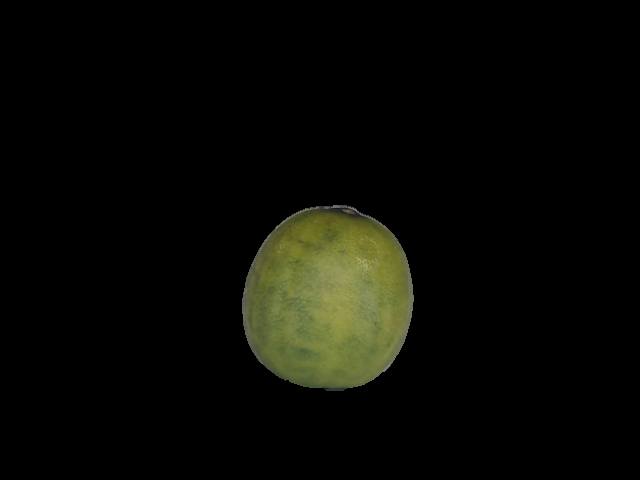
#> input picture Groundtruth/si0.png, 640 x 480 px, found by its file name
$ jupyter execute --allow-errors Eigenlemons.ipynb
#> lines starting #> are read from the running program, lines starting #| are printed output that depends on the picture
#> further down, img is the input picture: shape (480, 640, 3); mean B, G, R 5, 9.8, 9.2
# Eigenlimones

## Primera parte

Generar todas las gráficas de eigenvalores para las imágenes de la dataset

[cell 1]
# Importar las librerías necesarias
import cv2 as cv
import numpy as np
import matplotlib.pyplot as plt
from sklearn.neighbors import KNeighborsClassifier
import os
import glob
import pandas as pd

[cell 2]
# Establecemos el tamaño que tendrán las gráficas
plt.rcParams['figure.figsize'] = (10,8)

Para todas las imágenes de la base de datos se deben obtener los eigenvalores y su gráfica.

Estos son los pasos a seguir

1. Leer todas las imágenes
2. Hacer cuadradas las imágenes y reducir el tamaño
3. Convertir a escala de grises
4. Estandarizar todos los valores
5. Obtener los eigenvalores y descartar las partes imaginarias
6. Generar la gráfica
7. Guardar la gráfica

Primero se escriben todas las funciones para obtener los datos, es decir, las funciones para leer, convertir color, cambiar tamaño, entre otras.

[cell 3]
def estandarizar(matriz):
    """
    Devuelve los valores estandarizados de una imagen a escala de grises
    El valor para estadarizar es de 255 (8-bits)
    """
    return(matriz/255)

[cell 4]
def imresize(image, size=(200,200)):
    """
    Cambia el tamaño de una imagen
    """
#> called with size = (200, 200)

    return(cv.resize(image,size))
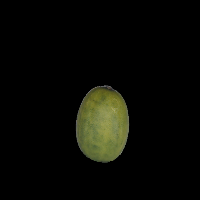
#> returned value: shape (200, 200, 3); mean of channels 0, 1, 2 5, 9.7, 9.2; drawn as B, G, R

[cell 5]
def togray(image):
    i = cv.cvtColor(image, cv.COLOR_RGB2GRAY) # Convertir de color a RGB
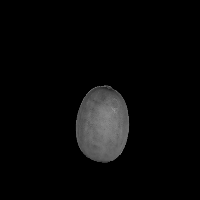
#> i: shape (200, 200); min 0, max 152, mean 8.3

    return(i)

Agregar una parte que guarde los eigenvalores en una lista, para después añadirlos a la dataset.

[cell 6]
def geteigenvals(image):
    """
    Obtiene los eigenvalores y eigenvectores de una imagen (matriz)
    SOLO regresa los eigenvalores
    """

    evals, evecs = np.linalg.eig(image)

    return(evals)

[cell 7]
def getreal(eigenvalues):
    """
    Toma solo la parte de real de un conjunto de números complejos
    """

    a = eigenvalues

    return(a.real)

[cell 8]
def make_graph(val1,name):
    """
    Ingresa una imagen y el nombre. Devuelve la gráfica
    de eigenvalores de una imagen a una escala de grises
    """
    plt.clf() # Para borrar la gráfica anterior
    plt.plot(val1,'g')
    plt.xlabel("# of eigenvalues")
    plt.ylabel('Value')
    plt.title(name)

A partir de aquí inicia el código principal del programa

[cell 9]
# Declarar la dirección donde se encuentran las imágenes de limones
path = r'C:\Users\theki\Documents\Groundtruth\manually segmented'

[cell 10]
### Proceso para una sola imagen

img = cv.imread(path + '/si0.png')
img = imresize(img)
gray = togray(img)
standarized = estandarizar(gray)
ev = geteigenvals(standarized)
ev = getreal(ev)
#> ev = 200 values, max 14.95 at index 33, min -0.862 at index 35, mean 0.0796

#Graficar
make_graph(ev,'grafica 1')
# plt.savefig('prueba2.jpg')
plt.show()
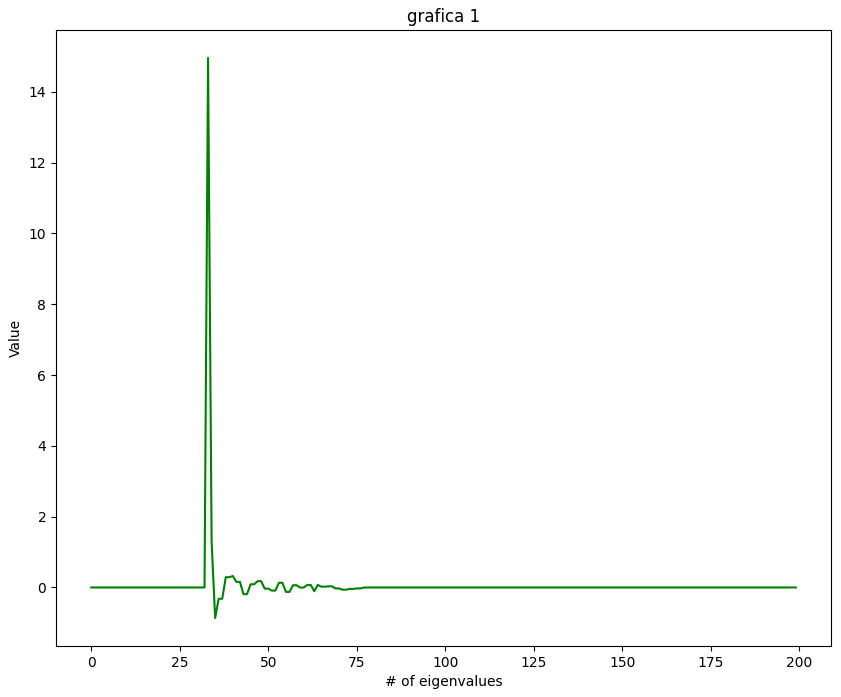
#> figure drawn by matplotlib, 1 panel; curve peaks at x = 33, y = 14.95

[cell 11]
# save_path = r'C:\Users\theki\Documents\imgs\eigengraphs/'

test_path = r'C:\Users\theki\Documents\miniset' # Para hacer pruebas en un set pequeño

[cell 12]
# for file in glob.glob(test_path + '/*.png'): # para cuando se hagan pruebas con el miniset
for file in glob.glob(path + '/*.png'): # Para cuando se quieren obtener todas las gráficas

#     graph_name = file[33:] # Nombre que llevará la gráfica, el 33 es para separar la dirección de la carpeta del nombre
    graph_name = file[56:] # Nombre que llevará la gráfica, el 56 es para separar la dirección de la carpeta del nombre
    #Paso 1
    img = cv.imread(file)
    #Paso 2
    img = imresize(img)
    #Paso 3
    gray = togray(img)
    #Paso 4
    standarized = estandarizar(gray)
    #Paso 5
    ev = geteigenvals(standarized)
    ev = getreal(ev)
    #Paso 6
    make_graph(ev,graph_name)
    #Paso 7
    plt.savefig(graph_name + '.jpg')

## Segunda parte

Ya que se tienen los eigenvalores y sus gráficas, la información resultante se puede usar para generar una base de datos. Dicha base de datos nueva se puede usar para crear modelos clasificadores como kNN, mapas auto organizados o MLP.

La utilidad de esta información debe evaluarse dependiendo los resultados de cada modelo clasificador. Dicho esto, si los resultados son prometedores se deben encontrar las áreas de oportunidad del método.

También se debe examinar por qué en ciertas imágenes resultan en una linea recta (los eigenvalores). Esta parte puede deberse a la forma de obtener los valores o por la herramienta (Matplotlib) usada para graficar.

[cell 13]
# Para generar las etiquetas de las imágenes
path_healthy = r'C:\Users\theki\Documents\defect_detection\dataset1\healthy'
path_faulty = r'C:\Users\theki\Documents\defect_detection\dataset1\faulty'

[cell 14]
# file_name = [] #lista vacía para guardar el nombre de las imágenes

h_eigens = [] # Lista vacía para guardar los eigenvalores

def gen_labels(path):
    file_name = [] # Lista vacía para guardar los nombres de las imágenes
#     h_eigens = [] # Lista vacía para guardar los eigenvalores

    ns = len(path) + 1 # Se toma la longitud total (en caraceteres) de la dirección y se le suma 1 para incluir la /

    for file in glob.glob(path+'/*.png'):

        img = cv.imread(file)
        #Paso 2
        img = imresize(img)
        #Paso 3
        gray = togray(img)
        #Paso 4
        standarized = estandarizar(gray)
        #Paso 5
        ev = geteigenvals(standarized)
        ev = getreal(ev)

        h_eigens.append(ev)
        file_name.append(file[ns:])

    return(file_name)

[cell 15]
h_eigens = []

x = gen_labels(path_healthy) # Genrar la lista de nombres de los limones sanos

# Generar las etiquetas para con el texto 'healthy'
labels = []
for i in range(len(x)):
    labels.append('healthy')

[cell 16]
# Ligero procesamiento de los datos

label_array = np.asarray(labels)
eig_array = np.asarray(h_eigens) # convertir de lista a array de numpy
file_array = np.asarray(x) # convertir de lista a array de numpy
#> (the rest of this cell did not finish here and is left out)

[cell 17]
df_names = pd.DataFrame(file_array,columns=['imagen'])
df_eigen = pd.DataFrame(eig_array)
df_label = pd.DataFrame(label_array)

df_healthy = pd.concat([df_names,df_eigen,df_label], axis=1)

[cell 18]
df_healthy.head(-1)

Generamos dos dataframes. El primero tiene solo los nombres de las imágenes, el segundo tiene todos los eigenvalores de dicha imagen.

Al final, se combinan estos dataframes para tener un conjunto de datos con el nombre de la imagen y sus valores.

Este proceso se repite para el set de limones sanos y para los limones defectuosos.

[cell 19]
# Código viejo, no prestar mucha atención

# frame1_healthy = pd.DataFrame(file_array,columns=['imagen']) # primer dataframe donde se guarda el nombre de la imagen
# frame1.head(-1) # por si quieren compobrar la información
# frame2_healthy = pd.DataFrame(eig_array) # segundo dataframe donde se guardan los eigenvalores
# frame2.head(-1) # por si quieren comprobar la información
# frame3_healthy = pd.concat([frame1_healthy,frame2_healthy],axis=1) # "fusionamos" los dataframes de forma column-wise
# frame3_healthy.head(-1) # desplegamos el dataframe resultante

[cell 20]
# frame3_healthy.to_csv('healthy_evals.csv') # por si se desea guardar el dataframe como archivo .csv

[cell 21]
# Ahora generamos las etiquetas para los limones defectuosos
h_eigens = []

y = gen_labels(path_faulty)

labels2 = [] # Lista vacía para guardar etiquetas

for i in range(len(y)):
    labels2.append('faulty')
